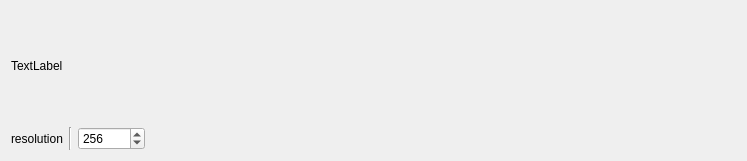
<?xml version="1.0" encoding="UTF-8"?>
<ui version="4.0">
 <class>KnobTF</class>
 <widget class="QWidget" name="KnobTF">
  <property name="geometry">
   <rect>
    <x>0</x>
    <y>0</y>
    <width>747</width>
    <height>161</height>
   </rect>
  </property>
  <property name="windowTitle">
   <string>Form</string>
  </property>
  <layout class="QVBoxLayout" name="verticalLayout">
   <item>
    <layout class="QVBoxLayout" name="verticalLayout_2">
     <item>
      <layout class="QHBoxLayout" name="horizontalLayout">
       <item>
        <widget class="QLabel" name="label">
         <property name="text">
          <string>TextLabel</string>
         </property>
         <property name="alignment">
          <set>Qt::AlignLeading|Qt::AlignLeft|Qt::AlignVCenter</set>
         </property>
        </widget>
       </item>
       <item>
        <spacer name="horizontalSpacer">
         <property name="orientation">
          <enum>Qt::Horizontal</enum>
         </property>
         <property name="sizeHint" stdset="0">
          <size>
           <width>40</width>
           <height>20</height>
          </size>
         </property>
        </spacer>
       </item>
      </layout>
     </item>
    </layout>
   </item>
   <item>
    <layout class="QHBoxLayout" name="horizontalLayout_2">
     <item>
      <widget class="QLabel" name="label_2">
       <property name="text">
        <string>resolution</string>
       </property>
      </widget>
     </item>
     <item>
      <widget class="Line" name="line">
       <property name="orientation">
        <enum>Qt::Vertical</enum>
       </property>
      </widget>
     </item>
     <item>
      <widget class="QSpinBox" name="spinBoxResolution">
       <property name="minimum">
        <number>2</number>
       </property>
       <property name="maximum">
        <number>100000</number>
       </property>
       <property name="value">
        <number>256</number>
       </property>
      </widget>
     </item>
     <item>
      <spacer name="horizontalSpacer_2">
       <property name="orientation">
        <enum>Qt::Horizontal</enum>
       </property>
       <property name="sizeHint" stdset="0">
        <size>
         <width>40</width>
         <height>20</height>
        </size>
       </property>
      </spacer>
     </item>
    </layout>
   </item>
  </layout>
 </widget>
 <resources/>
 <connections/>
</ui>
